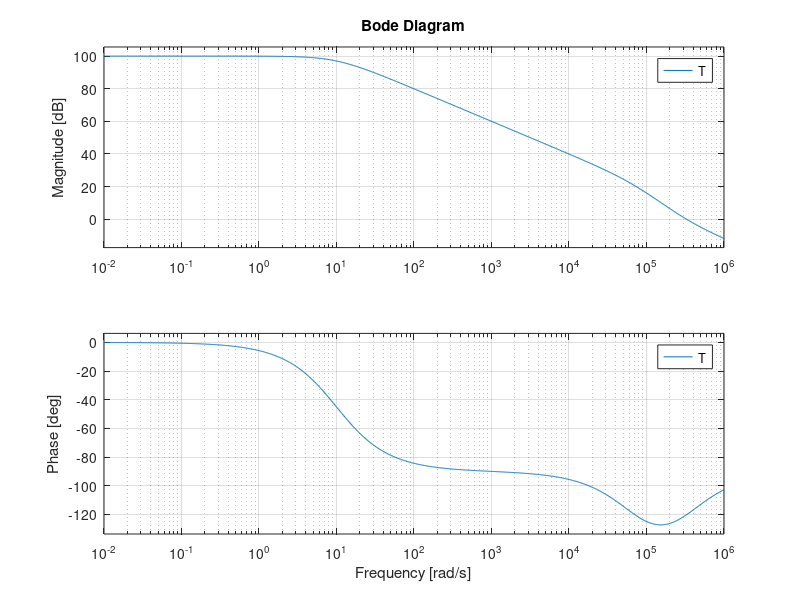

MATLAB code for this plot: (Note: this script raises an error after producing the figure.)
s = tf('s');
% 
% Ro = 50;
% Rc = 16.23;
% C = 200*10^-9;
% a = (10^5) /(1+0.1*s);
% fs = (1/(s*C)) / (Ro+Rc+(1/(s*C)));
% T = a*fs;
% % nyquistplot(T)
% 
% 
% s = tf('s');
% t_A = 0.1;
% A_0 = 10^5;
% C = 200*10^-9;
% a_s = ((A_0)/(1+s*t_A));
% R_0 = 50;
% Rc = 16.23;
% T = (a_s)*((1/(s*C))+Rc)/(R_0+Rc+(1/(s*C)));
% %bode (T,{1e-2,1e6})
s = tf('s');
Ro = 50;
Rc = 16.23;
C = 200*10^-9;
a = (10^5) /(1+0.1*s);
fs = ((1/(s*C)) +Rc) / (Ro+Rc+(1/(s*C)));
T = a*fs;
bode (T,{1e-2,1e6})
nyquistplot(T)

